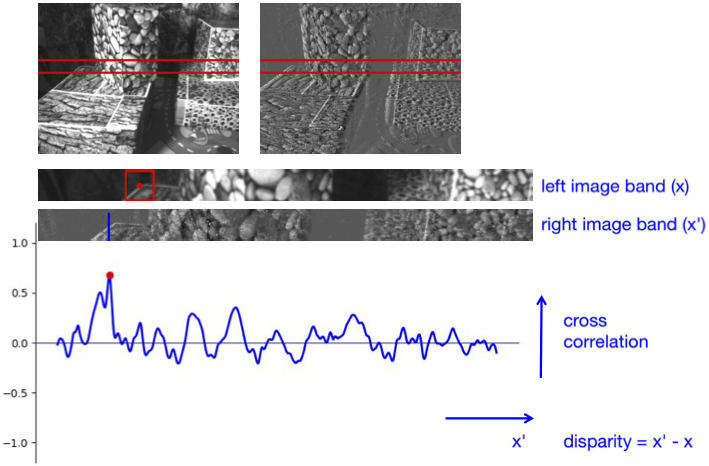
#> input picture images/cross-correlation.png, 709 x 466 px, given in place of 105.png, which was not available
$ python stereo_RecDisWarp_EF3.py   (older library calls are emulated)
#> lines starting #> are read from the running program, lines starting #| are printed output that depends on the picture; pictures that were not available may be replaced by others from this repository, and a replacement may not be noted
### src/HyStereo/utilities.py
import numpy as np
import cv2
'''
loadStereoImage
rectifyImage
left_disparityPy
rightDisparity
right_disparityPy
img_normalization
warp
'''
# [12 lines left out: function img_show, not called in this run]

def parse_StereoImage(leftImageFile, rightImageFile, show_FLAG = False):
    leftImg = cv2.imread(leftImageFile,0)
    rightImg = cv2.imread(rightImageFile,0)

    if leftImg is None or rightImg is None:
        print('Error: Could not load image')
        quit()

    if leftImg.shape != rightImg.shape :
        leftImg = cv2.resize(leftImg,(rightImg.shape[1],rightImg.shape[0]), interpolation=cv2.INTER_AREA)   # INTER_AREA

    if show_FLAG == True:
        combine = cv2.vconcat([leftImg,rightImg])
        cv2.imshow('leftImg,rightImg',combine)
        k = cv2.waitKey(0)
        if k == 27:         # ESC
            cv2.destroyAllWindows()
    return [leftImg,rightImg]

def rectifyImage(cam1, dist0, cam2, dist1, cam_0_1_R, cam_0_1_t, cam1_image, cam2_image, rectify_w , rectify_h, show_FLAG = False):
    # 1to2 so the R and T is from 1 to 2  !! the R must transpose  and the t is from ev to frame
    print('rectifing image...')
    R1, R2, P1, P2, Q, _, _ = cv2.stereoRectify(cam1, dist0,
                                                                    cam2, dist1,
                                                                    (rectify_w, rectify_h),
                                                                    cam_0_1_R,
                                                                    cam_0_1_t,
                                                                    # flags=cv2.CALIB_ZERO_DISPARITY,
                                                                    alpha=0)

    cam1MapX, cam1MapY = cv2.initUndistortRectifyMap(cam1, dist0, R1, P1, (rectify_w, rectify_h), cv2.CV_32FC1)
    cam2MapX, cam2MapY = cv2.initUndistortRectifyMap(cam2, dist1, R2, P2, (rectify_w, rectify_h), cv2.CV_32FC1)
    cam1_image_rectified = cv2.remap(cam1_image, cam1MapX, cam1MapY, cv2.INTER_LINEAR, cv2.BORDER_CONSTANT)
    cam2_image_rectified = cv2.remap(cam2_image, cam2MapX, cam2MapY, cv2.INTER_LINEAR, cv2.BORDER_CONSTANT)
    if show_FLAG == True:
        cam1_image_rectified_show = cv2.cvtColor(cam1_image_rectified,cv2.COLOR_GRAY2BGR)
        cam2_image_rectified_show = cv2.cvtColor(cam2_image_rectified,cv2.COLOR_GRAY2BGR)

        list = [100,159,200,250,300,400]
        for height in list:
            cv2.line(cam1_image_rectified_show, (0, height), (cam2_image.shape[1], height), (0, 0, 255),thickness= 4)
            cv2.line(cam2_image_rectified_show, (0, height), (cam2_image.shape[1], height), (0, 0, 255),thickness= 4)
        combine = cv2.hconcat([cam1_image_rectified_show,cam2_image_rectified_show])
        # combine2 = cv2.vconcat([cam1_image_rectified_show,cam2_image_rectified_show])
        cv2.imshow('cam1_image_rectified_show,cam2_image_rectified_show',combine)
        save_path = '/Users/cainan/Desktop/Project/data/processed/rectify/with_line'
        cv2.imwrite(save_path+ '/' + 'cam1_image_rectified_show' + '.png',cam1_image_rectified_show)
        cv2.imwrite(save_path+ '/' + 'cam2_image_rectified_show' + '.png',cam2_image_rectified_show)
    # cv2.imwrite(save_path + '/' + 'sobel_x_frame' + '.png',frame_image_rectified)
        print(combine.shape)
        # cv2.imshow('combine2',combine2)
        k = cv2.waitKey(0)
        if k == 27:         # ESC
            cv2.destroyAllWindows()

    print('rectify done')
    return [cam1_image_rectified,cam2_image_rectified],[R1, R2, P1, P2, Q]

# compute the disparity of left image
# the left disparity have a blank on the left, the right disparity have a blank on the right
# [259 lines left out: functions left_disparityPy, right_disparityPy, rightDisparity, compute_leftright_disparity, not called in this run]


# [12 lines of commented-out code are left out]


def img_normalization(img,percentile_low = 0.05,percentile_high = 99.95):
    norm_img = img.copy()
    rmin,rmax = np.percentile(norm_img,(percentile_low,percentile_high))
    # print('rmin,rmax',rmin,rmax)
    scale = 255/(rmax - rmin)
    # print('min' ,rmin,'max',rmax,'scale',scale)
    norm_img = (norm_img - rmin) * scale
    norm_img = np.uint8(norm_img)
    return norm_img

def warp(left_disparity,Q,P2,cam1_image_rectified, show_FLAG = False, depth_FLAG = False):
    print('warping...')
    # 2D to 3D      reprojectImageTo3D
    points_3d = cv2.reprojectImageTo3D(left_disparity, Q, handleMissingValues= True)
    # print('points_3d.shape',points_3d.shape)
    # shape = points_3d.shape
    height,width,_ = points_3d.shape

    # looking into the depth map
    if depth_FLAG ==  True:
        depthMap = points_3d[:, :, 2]  # max 10000 min 5.2729836
        depthMap = np.zeros((480,640),np.float32) - depthMap
        # v_max = 100
        # depthMap[depthMap>= v_max]=0
        depthMap[depthMap <= 0]=0
        # depthMap = depthMap.astype(np.float32)  # max 527 min 0
        depthMap_norm = img_normalization(depthMap)
        cv2.imshow('depthMap_norm',depthMap_norm)
        k = cv2.waitKey(0)
        if k == 27:         # ESC
            # depth_save_path = '/Users/cainan/Desktop/Project/data/processed/warped/depth'
            # cv2.imwrite(depth_save_path + '' + '.png',depthMap_norm)
            cv2.destroyAllWindows()
    # EF max 0 min -44152

    # 3D to 2D   using P2 and left image
    pointsHomo = np.ones((height,width,4),np.float32)
    pointsHomo[:,:,:3] = points_3d
    warped_img = np.zeros((height,width),np.uint8)
    count = 0
    for x in range(width):
        for y in range(height):
            # print(pointsHomo[y,x])
            point = pointsHomo[y,x]
            if np.all(np.isfinite(point)[:] == True) and point[2] > 0:  # if the point is available
                # print(point)  # [-35.13595     3.7846594  52.729836    1.       ]
                warped_right_point = np.dot(P2,point)
                warped_right_point = warped_right_point / warped_right_point[2]
                if int(warped_right_point[1]) <= height and int(warped_right_point[0]) <= width:  # if the warped 2Dpoint in the image range
                    warped_img[int(warped_right_point[1]),int(warped_right_point[0])] = cam1_image_rectified[y,x]
                    count = count+1
            # else:
            #     print('hole/false')
    print('count',count)
    print('warp done')
    if show_FLAG == True:
        cv2.imshow('warped_img',warped_img)
        # k = cv2.waitKey(0)
        # if k == 27:         # ESC
        #     # warp_save_path = '/Users/cainan/Desktop/Project/data/processed/warped'
        #     # cv2.imwrite(warp_save_path + '/' + 'warped' + '.png',warped_img)
        #     cv2.destroyAllWindows()
    return warped_img

### draft/stereo_RecDisWarp_EF3.py
import numpy as np
import cv2
import src.HyStereo.utilities as ut
# import matplotlib.pyplot as plt
# import os

'''
⭕️ Event Frame System
loadEvFrame ✅
rectifyEF ✅  : theres two set of rectify for left2right warp and right2left warp  to get two P2
load_rect_disp_EF ✅
load_lrDisp_EF  ✅
load_rect_warped_EF ✅
'''
'''
sobel_x
gray_fusing
bgr_fusing
load_sobel_rect_warp
'''
def loadEvFrame(show_FLAG = False):
    print('loading Ev Frame...')
    # ev_imgFile = '/Users/cainan/Desktop/Project/data/processed/origin_rectify/origin105ev_rectified_10.png'
    ev_imgFile = '/Users/cainan/Desktop/Project/data/processed/cutoff_10/event105.png'
    # frame_imgFile = '/Users/cainan/Desktop/Project/data/processed/origin_rectify/origin105fr_rectified.png'
    frame_imgFile = '/Users/cainan/Desktop/Project/data/01_simple/png/105.png'

    leftImageFile = frame_imgFile  # left!!
    rightImageFile = ev_imgFile     # right!!
    [frame_image, event_image] = ut.parse_StereoImage(leftImageFile, rightImageFile, show_FLAG = show_FLAG)
    return [frame_image, event_image]

def rectifyEF(frame_image, event_image, show_FLAG = False):  # TODO theres two set of rectify for left2right warp and right2left warp
    print('rectify EF')
    ev_intri = np.array([[5.549697628637119e+02, 0, 3.195838836743635e+02],
                                                             [0., 5.558964313825462e+02, 2.172033768792723e+02],
                                                              [0., 0., 1.]])
    fr_intri = np.array([[4.054135566221585e+02, 0, 3.142290421594836e+02],
                                                               [0., 4.049340581100494e+02,  2.445772553059500e+02],
                                                               [0., 0., 1.]])
    ev_dist = np.array([[-1.156664910088120e-01, 1.946241433904505e-01,3.025107052357226e-03, 4.913881837816321e-04, 1.768629600684745e-02]])
    fr_dist = np.array([[-2.405663351829244e-01, 1.804700878515662e-01, 3.107546803597012e-03, -4.817144966179097e-04, -9.362895292153335e-02]])
    cam_e2f_R = np.array([[9.998806194689772e-01, 7.303636302427013e-03 , -1.361630298929278e-02],
                                     [-7.653466954692024e-03, 9.996373237376646e-01, -2.581947780597325e-02],
                                     [1.342278860400440e-02, 2.592060738797566e-02, 9.995738846422163e-01]])
    cam_e2f_R = cam_e2f_R.T
    cam_e2f_t = np.array([[6.490402887577009e+01], [-4.946543212569138e+00], [-7.130161883182569e+00]])  # ?? 难道不是左右平移吗
    # rectify_w = 640
    # rectify_h = 480
    rectify_h, rectify_w = frame_image.shape
    # print(cam0_image.shape)
    # f2e rectify
    # cam_e2f_R_inv = np.linalg.inv(cam_e2f_R)
    # cam_e2f_t_inv = -cam_e2f_t
    cam_f2e_R = cam_e2f_R.T
    cam_f2e_t = - np.dot(cam_e2f_R.T,cam_e2f_t)
    [frame_image_rectified,event_image_rectified],[R1, R2, P1, P2, Q] = ut.rectifyImage(fr_intri, fr_dist,
                                                                                                ev_intri, ev_dist,
                                                                                                cam_f2e_R,
                                                                                                cam_f2e_t,
                                                                                                frame_image, event_image,
                                                                                                rectify_w , rectify_h,
                                                                                                show_FLAG = show_FLAG)


    # e2f rectify

    # [event_image_rectified,frame_image_rectified],[R1_, R2_, P1_, P2_, Q_] = ut.rectifyImage(ev_intri, ev_dist,    #
    #                                                                                             fr_intri, fr_dist,
    #                                                                                             cam_e2f_R,
    #                                                                                             cam_e2f_t,
    #                                                                                             event_image, frame_image,
    #                                                                                             rectify_w , rectify_h,
    #                                                                                             show_FLAG = show_FLAG)
    R1_, R2_, P1_, P2_, Q_, _, _ = cv2.stereoRectify(ev_intri, ev_dist,
                                                                        fr_intri, fr_dist,
                                                                        (rectify_w, rectify_h),
                                                                        cam_e2f_R,
                                                                        cam_e2f_t,
                                                                        # flags=cv2.CALIB_ZERO_DISPARITY,
                                                                        alpha=0)

    return [frame_image_rectified,event_image_rectified],[R1, R2, P1, P2, Q],[R1_, R2_, P1_, P2_, Q_]

def load_rect_disp_EF():
    show_FLAG = False
    [frame_image, event_image] = loadEvFrame(show_FLAG = show_FLAG)
    # old_rectifyEF(cam1_image, cam0_image, show_FLAG = False)   # load is alreeady rectified✅
    rectifiedImgList,rectifiedParas  = rectifyEF(frame_image, event_image, show_FLAG = show_FLAG)
    [frame_image_rectified,event_image_rectified] = rectifiedImgList
    [R0, R1, P0, P1, Q] = rectifiedParas
    stepsize = 1
    [left_disparity,right_disparity] = ut.compute_leftright_disparity(frame_image_rectified,
                                                                                        event_image_rectified,
                                                                                        stepsize = stepsize,
                                                                                        show_FLAG = True)

def load_lrDisp_EF(show_FLAG = False):
    print('load lrDisp EF')
    left_disparity_EF_file = '/Users/cainan/Desktop/Project/data/processed/disparity/origin_left_disparity.png'
    left_disparity_EF = cv2.imread(left_disparity_EF_file,0)
    right_disparity_EF_file = '/Users/cainan/Desktop/Project/data/processed/disparity/origin_right_disparity.png'
    right_disparity_EF = cv2.imread(right_disparity_EF_file,0)
    if left_disparity_EF is None or right_disparity_EF is None:
        print('Error: Could not load image')
        quit()
    if show_FLAG == True:
        left_disparity_EF_norm = ut.img_normalization(left_disparity_EF)
        right_disparity_EF_norm = ut.img_normalization(right_disparity_EF)
        combine = cv2.hconcat([left_disparity_EF_norm,right_disparity_EF_norm])
        cv2.imshow('left_disparity_EF_norm,right_disparity_EF_norm',combine)
        k = cv2.waitKey(0)
        if k == 27:         # ESC
            cv2.destroyAllWindows()
    return [left_disparity_EF,right_disparity_EF]

def load_rect_warped_EF():
    print('load rect warped EF')
    show_FLAG = False
    [frame_image, event_image] = loadEvFrame(show_FLAG = show_FLAG)
    # old_rectifyEF(cam1_image, cam0_image, show_FLAG = False)   # load is alreeady rectified✅
    rectifiedImgList,rectifiedParas1,rectifiedParas2  = rectifyEF(frame_image, event_image, show_FLAG = show_FLAG)
    [frame_image_rectified,event_image_rectified] = rectifiedImgList
    [R1, R2, P1, P2, Q] = rectifiedParas1
    [R1_, R2_, P1_, P2_, Q_] = rectifiedParas2

    [left_disparity_EF,right_disparity_EF] = load_lrDisp_EF(show_FLAG = show_FLAG)
    show_FLAG = True
    warped_img_rl = ut.warp(right_disparity_EF,Q,P2_,event_image_rectified,show_FLAG = show_FLAG)
    warped_img_lr = ut.warp(left_disparity_EF,Q,P2,frame_image_rectified,show_FLAG = show_FLAG)
    # warp_save_path = '/Users/cainan/Desktop/Project/data/processed/warped'
    # cv2.imwrite(warp_save_path + '/' + 'warped_EF_rl' + '.png',warped_img_rl)

def sobel_x(img, show_FLAG = False):
    print('convert to sobel-x')
    grad_x = cv2.Sobel(img, cv2.CV_64F, 1,0)
    absX = cv2.convertScaleAbs(grad_x)  # back to uint8

    if show_FLAG == True:
        grad_y = cv2.Sobel(img, cv2.CV_64F, 0,1)
        absY = cv2.convertScaleAbs(grad_y)
        combine = cv2.hconcat([absX,absY])
        cv2.imshow('sobel-x,sobel-y',combine)
        # cv2.imshow('sobel-x',absX)
        k = cv2.waitKey(0)
        if k == 27:         # ESC
            cv2.destroyAllWindows()

    return absX

def gray_fusing(warped_img,rectified_img):
    rl_frame = cv2.addWeighted(warped_img,0.5,rectified_img,0.5,0)
    # lr_event = cv2.addWeighted(warped_img_lr,0.5,event_image_rectified,0.5,0)
    # cv2.imshow('lr_event',lr_event)
    save_path = '/Users/cainan/Desktop/Project/data/processed/warped'
    cv2.imwrite(save_path + '/' + 'rl_frame_gray' + '.png',rl_frame)
    # cv2.imwrite(save_path + '/' + 'lr_event_gray' + '.png',lr_event)

def bgr_fusing(warped_img,rectified_img, show_FLAG = False):
    green = warped_img
    purple = rectified_img  # sobel-x
    imfuse = np.dstack((purple,green,purple))  # the middle one will be green  bgr
    imfuse2 = np.dstack((green,purple,green))
    # C = cv2.merge((purple,green,purple)) # same as dstack

    save_path = '/Users/cainan/Desktop/Project/data/processed/warped'
    # cv2.imwrite(save_path + '/' + 'sobel_x_frame' + '.png',frame_image_rectified)

    if show_FLAG == True:
        # print(green.shape)
        # print(imfuse.shape)
        green = cv2.cvtColor(green,cv2.COLOR_GRAY2BGR)
        combine = cv2.hconcat([green,imfuse,imfuse2])
        cv2.imshow('green,imfuse,imfuse2',combine)
        k = cv2.waitKey(0)
        if k == 27:         # ESC
            cv2.destroyAllWindows()
    return imfuse


def load_sobel_rect_warp():
    # print('load sobel rect warp')
    # loading
    [frame_image, event_image] = loadEvFrame(show_FLAG = False)
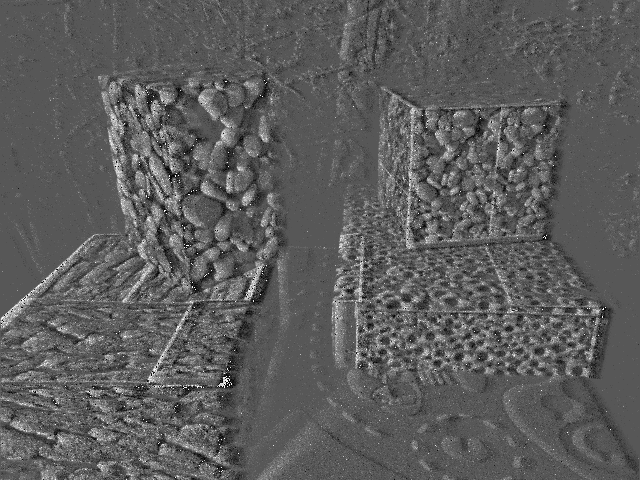
#> input picture test_data/event105.png, 640 x 480 px, found by its file name
#> in parse_StereoImage, rightImg is the input picture: shape (480, 640); min 0, max 255, mean 92.4

    # generate sobel-x frame image  ？ before rectify or after the rectify
    Sobel_x_frame = sobel_x(frame_image, show_FLAG = False)

    # rectification
    rectifiedImgList,rectifiedParas1,rectifiedParas2  = rectifyEF(Sobel_x_frame, event_image, show_FLAG = False)
#> in rectifyImage, `cam2_image_rectified = cv2.remap(cam2_image, cam2MapX, cam2MapY, cv2.I..`:
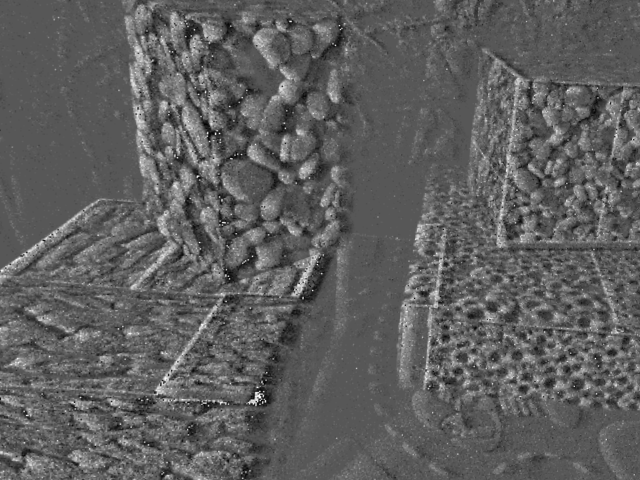
#> cam2_image_rectified: shape (480, 640); min 3, max 253, mean 94.7
#> in rectifyEF, `[frame_image_rectified,event_image_rectified],[R1, R2, P1, P2, Q] = ut..`: R1 = [[0.991, -0.0755, -0.109], [0.0741, 0.997, -0.0174], [0.11, 0.00923, 0.994]]; R2 = [[0.992, -0.0803, -0.0975], [0.0816, 0.997, 0.0094], [0.0964, -0.0173, 0.995]]; P1 = [[677.7, 0, 460.7, 0], [0, 677.7, 194.4, 0], [0, 0, 1, 0]]; P2 = [[677.7, 0, 460.7, -44374.6], [0, 677.7, 194.4, 0], [0, 0, 1, 0]]; Q = [[1, 0, 0, -460.7], [0, 1, 0, -194.4], [0, 0, 0, 677.7], [0, 0, 0.0153, 0]]
#> rectifiedImgList = 2 items; rectifiedParas1 = 5 items; rectifiedParas2 = 5 items
    [frame_image_rectified,event_image_rectified] = rectifiedImgList
    [R1, R2, P1, P2, Q] = rectifiedParas1
    [R1_, R2_, P1_, P2_, Q_] = rectifiedParas2
#> R1_ has the same summary as R2 in rectifyEF; R2_ has the same summary as R1 in rectifyEF; P1_ has the same summary as P1 in rectifyEF; P2_ = [[677.7, 0, 460.7, 44374.6], [0, 677.7, 194.4, 0], [0, 0, 1, 0]]; Q_ = [[1, 0, 0, -460.7], [0, 1, 0, -194.4], [0, 0, 0, 677.7], [0, 0, -0.0153, 0]]

    # computing disparity map
    #...

    # warping
    [left_disparity_EF,right_disparity_EF] = load_lrDisp_EF(show_FLAG = True)
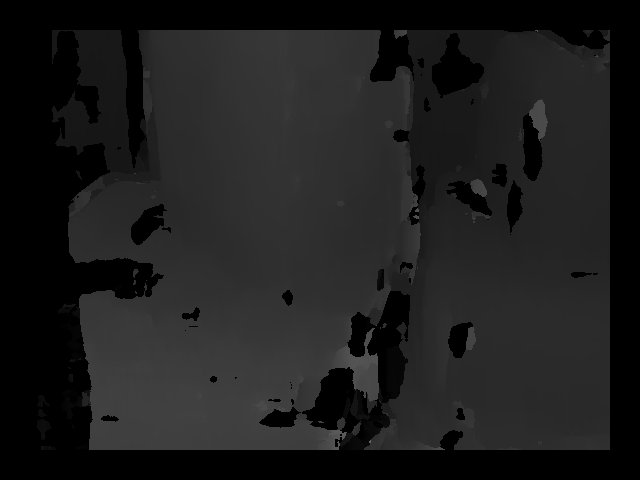
#> input picture test_data/origin_left_disparity.png, 640 x 480 px, found by its file name
#> in load_lrDisp_EF, left_disparity_EF is the input picture: shape (480, 640); min 0, max 98, mean 29.2
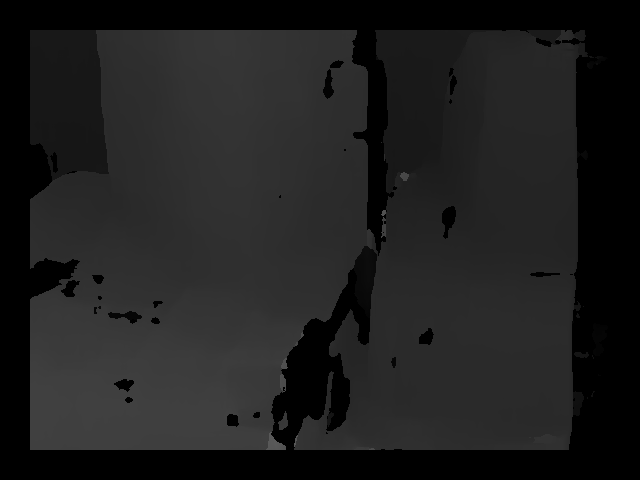
#> input picture test_data/origin_right_disparity.png, 640 x 480 px, found by its file name
#> in load_lrDisp_EF, right_disparity_EF is the input picture: shape (480, 640); min 0, max 90, mean 30.6
#> in img_normalization, `rmin,rmax = np.percentile(norm_img,(percentile_low,percentile_high))`: rmin = 0; rmax = 84
#> in img_normalization, `scale = 255/(rmax - rmin)`: scale = 3.04
#> in img_normalization, `norm_img = np.uint8(norm_img)`:
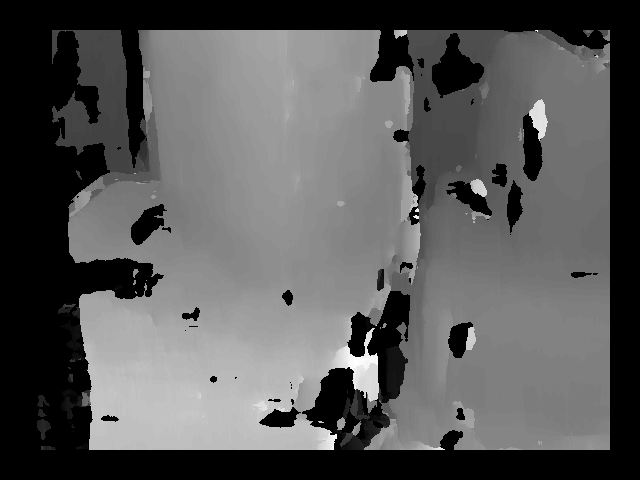
#> norm_img: shape (480, 640); min 0, max 255, mean 88.1
#> (key Esc is pressed here)
    warped_img_rl = ut.warp(right_disparity_EF,Q,P2_,event_image_rectified,show_FLAG = True) # better
#> in warp, `points_3d = cv2.reprojectImageTo3D(left_disparity, Q, handleMissingVal..`: points_3d: shape (480, 640, 3) float32; 19.99% of the values are NaN or infinite; the others: min -4776.7, max 22187.3, mean 1524.6
#> in warp, `pointsHomo[:,:,:3] = points_3d`: pointsHomo: shape (480, 640, 4) float32; 14.99% of the values are NaN or infinite; the others: min -4776.7, max 22187.3, mean 1076.5
#> after the loop in warp, `for x in range(width):`:
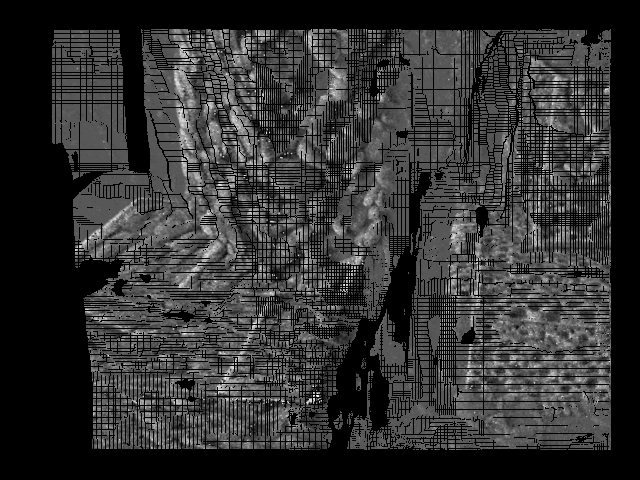
#> warped_img: shape (480, 640); min 0, max 252, mean 49.4
#> after the loop in warp, `for x in range(width):`: count = 215072
#| count 215072
    # warped_img_lr = ut.warp(left_disparity_EF,Q,P2,frame_image_rectified,show_FLAG = True)  # worse


    # fusing
    imfuse = bgr_fusing(warped_img_rl,frame_image_rectified,show_FLAG=True)
#> in bgr_fusing, `combine = cv2.hconcat([green,imfuse,imfuse2])`:
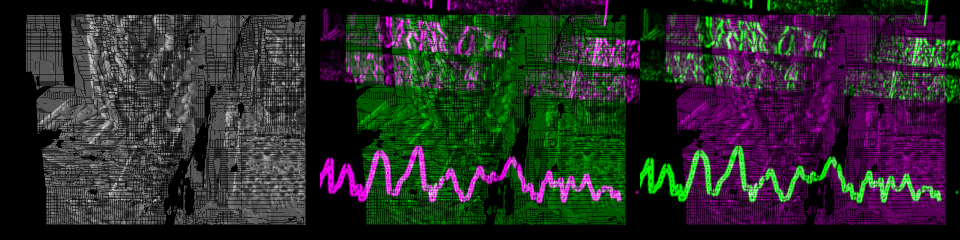
#> combine: shape (480, 1920, 3) (shown at 1/2 size); mean B, G, R 42.4, 42.4, 42.4
#> (key Esc is pressed here)


if __name__ == '__main__':
    # use ev frame   from left to right
    # load_rect_disp_EF()

    # warp
    # load_rect_warped_EF()

    # camparing the warp image and the original one
    load_sobel_rect_warp()
